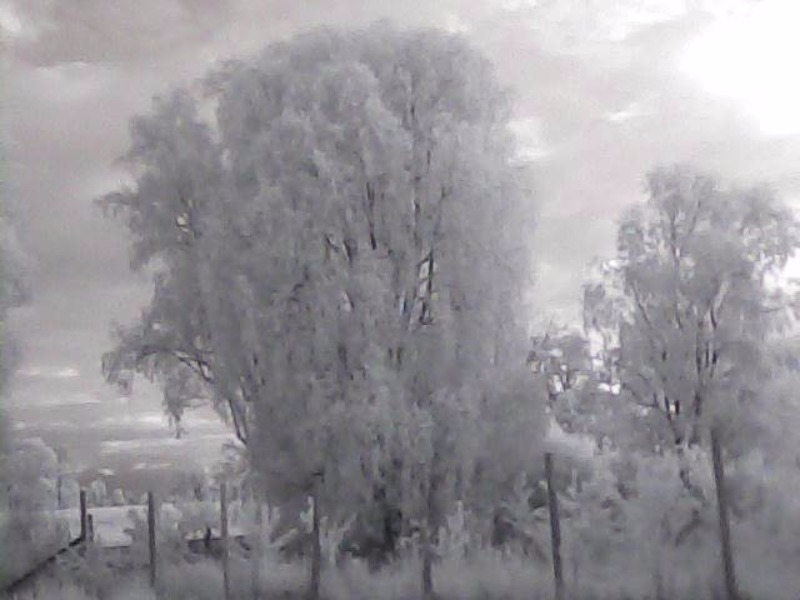
#> input picture ImagenesIR/planta21.jpg, 800 x 600 px
$ python NDVI.py   (Python 2 division)
#> lines starting #> are read from the running program, lines starting #| are printed output that depends on the picture; long printed decimals are rounded
import time
import numpy as np
from matplotlib import pyplot as plt

import cv2


def disp_multiple(im1=None, im2=None, im3=None, im4=None):
    """
    Combines four images for display.
    """
    height, width = im1.shape

    combined = np.zeros((2 * height, 2 * width, 3), dtype=np.uint8)

    combined[0:height, 0:width, :] = cv2.cvtColor(im1, cv2.COLOR_GRAY2RGB)
    combined[height:, 0:width, :] = cv2.cvtColor(im2, cv2.COLOR_GRAY2RGB)
    combined[0:height, width:, :] = cv2.cvtColor(im3, cv2.COLOR_GRAY2RGB)
    combined[height:, width:, :] = cv2.cvtColor(im4, cv2.COLOR_GRAY2RGB)

    return combined


def label(image, text):
    """
    Labels the given image with the given text
    """
    return cv2.putText(image, text, (0, 50), cv2.FONT_HERSHEY_SIMPLEX, 2, 255)


def contrast_stretch(im):
    """
    Performs a simple contrast stretch of the given image, from 5-95%.
    """
    in_min = np.percentile(im, 5)
    print in_min
    in_max = np.percentile(im, 95)
    print in_max
    out_min = 0.0
    out_max = 255.0

    out = im - in_min
    out *= ((out_min - out_max) / (in_min - in_max))
    out += in_min

    return out


def run():

    imgOriginal = cv2.imread('ImagenesIR/planta21.jpg')            # read next frame
#> imgOriginal is the input picture: shape (600, 800, 3); mean B, G, R 153.9, 149, 151.7
    b, g, r = cv2.split(imgOriginal)

    # Calculate the NDVI

    # Bottom of fraction
    bottom = (r.astype(float) + b)
    bottom[bottom == 0] = 0.01  # Make sure we don't divide by zero!

    ndvi = (r - b) / bottom
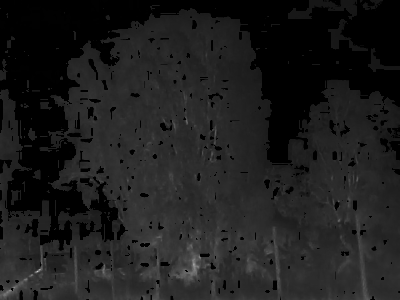
#> ndvi: shape (600, 800) float64 (shown at 1/2 size); min 0, max 5.84, mean 0.682; drawn with min black and max white
   # print ndvi
    columnacero=0
    filacero=0
    rows, cols = ndvi.shape
   # print rows
   # print cols
    #print ndvi[2,3]
    drawing = np.zeros(ndvi.shape,np.uint8)
    for i in range(rows):
        for j in range(cols):
            if (ndvi[i,j]<=0):
                drawing[i,j]=ndvi[i,j]
#> drawing: shape (600, 800); every value is 0
               # [5 lines of commented-out code are left out]
    ndvi = contrast_stretch(ndvi)
#> in contrast_stretch, `in_min = np.percentile(im, 5)`: in_min = 0.00213
#| 0.002132
#> in contrast_stretch, `in_max = np.percentile(im, 95)`: in_max = 1.3
#| 1.299
    ndvi = ndvi.astype(np.uint8) #unsigned integer
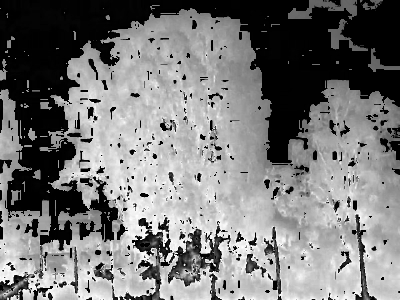
#> ndvi: shape (600, 800) (shown at 1/2 size); min 0, max 255, mean 120.7

    # Do the labelling
    label(b, 'Blue')
    label(g, 'Green')
    label(r, 'NIR')
    label(ndvi, 'NDVI')

    # Combine ready for display
    combined = disp_multiple(b, g, r, ndvi)
#> in disp_multiple, `combined[0:height, 0:width, :] = cv2.cvtColor(im1, cv2.COLOR_GRAY2RGB)`:
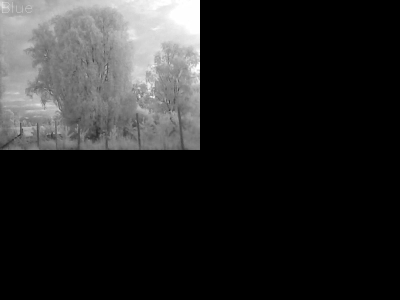
#> combined: shape (1200, 1600, 3) (shown at 1/4 size); min 0, max 255, mean 38.5
#> in disp_multiple, `combined[height:, 0:width, :] = cv2.cvtColor(im2, cv2.COLOR_GRAY2RGB)`:
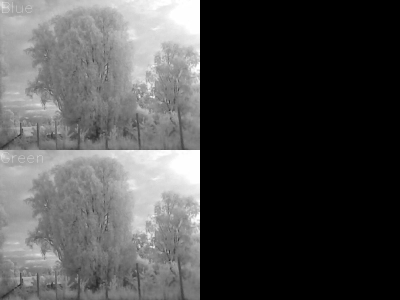
#> combined: shape (1200, 1600, 3) (shown at 1/4 size); min 0, max 255, mean 75.8
#> in disp_multiple, `combined[0:height, width:, :] = cv2.cvtColor(im3, cv2.COLOR_GRAY2RGB)`:
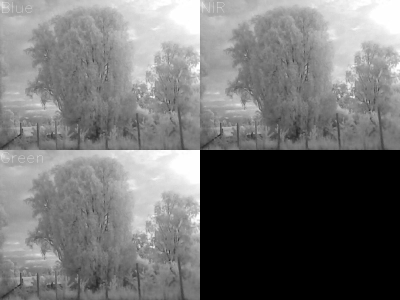
#> combined: shape (1200, 1600, 3) (shown at 1/4 size); min 0, max 255, mean 113.7
#> in disp_multiple, `combined[height:, width:, :] = cv2.cvtColor(im4, cv2.COLOR_GRAY2RGB)`:
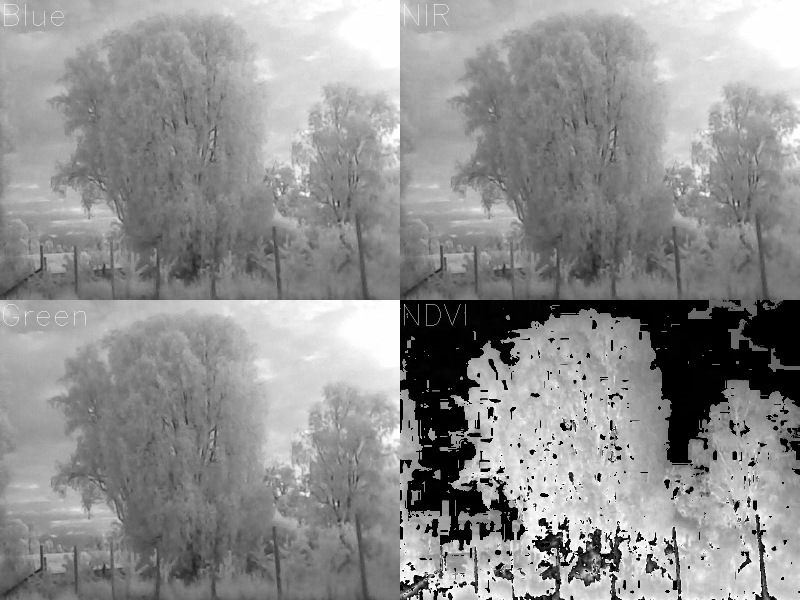
#> combined: shape (1200, 1600, 3) (shown at 1/2 size); min 0, max 255, mean 143.9


    # Display

    cv2.imwrite('resultado.jpg',combined)
    cv2.namedWindow("Result", cv2.WINDOW_NORMAL)
    cv2.imshow('Result',combined)
    #cv2.imshow('IMGZeros',drawing)
    # stream.truncate(0)

    # If we press ESC then break out of the loop
    c = cv2.waitKey(7) % 0x100
#> (key Esc is pressed here)
    cv2.waitKey(0)
    cv2.destroyAllWindows()

# Important cleanup here!


if __name__ == '__main__':
    run()

$ run again, with ImagenesIR/planta1.jpg copied over ImagenesIR/planta21.jpg
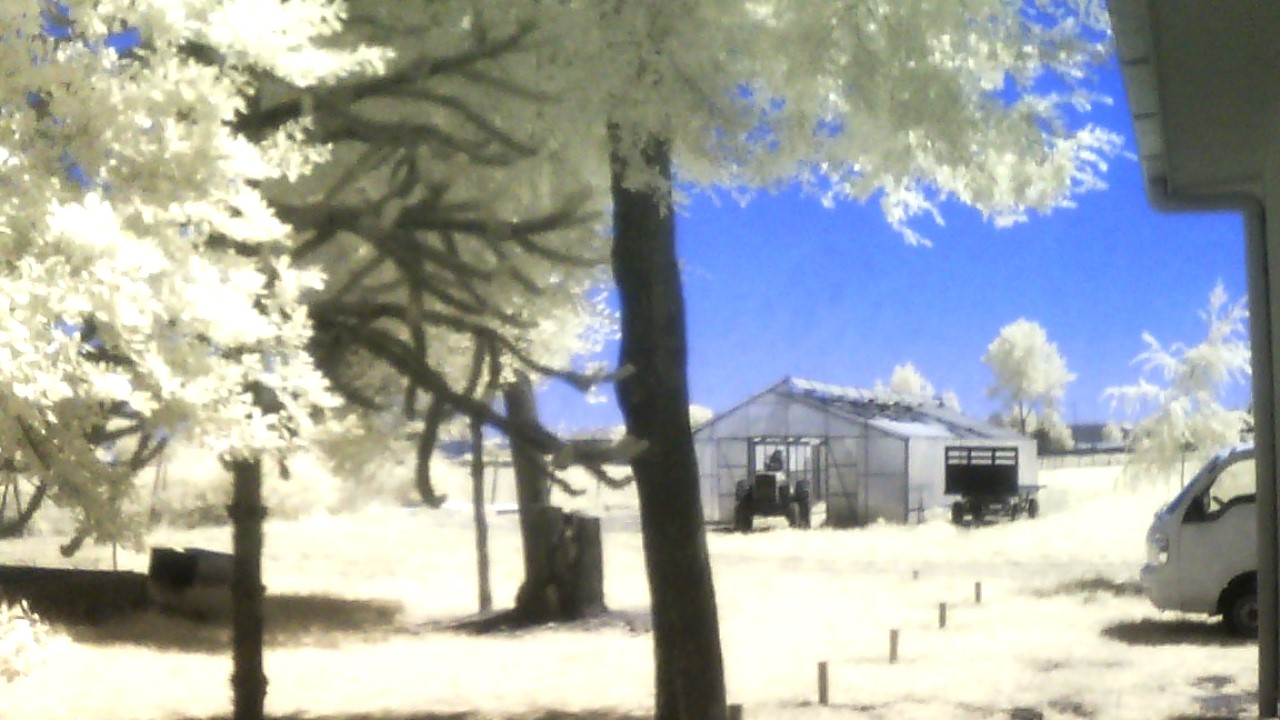
#> input picture ImagenesIR/planta1.jpg, 1280 x 720 px
#> in run, imgOriginal is the input picture: shape (720, 1280, 3); mean B, G, R 163.4, 166.7, 161.5
#> in run, `ndvi = (r - b) / bottom`:
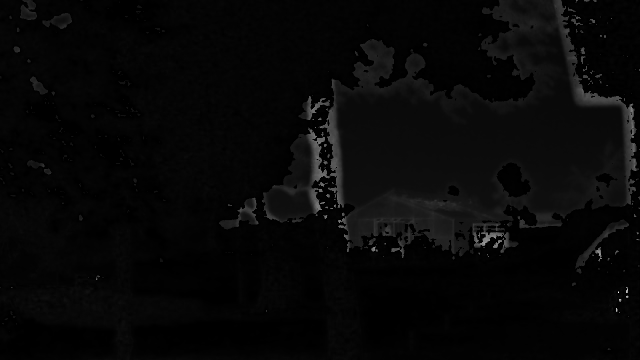
#> ndvi: shape (720, 1280) float64 (shown at 1/2 size); min 0, max 6.89, mean 0.205; drawn with min black and max white
#> in_min = 0.0146
#| 0.01456
#> in_max = 0.735
#| 0.7354
#> in disp_multiple, `combined[height:, width:, :] = cv2.cvtColor(im4, cv2.COLOR_GRAY2RGB)`:
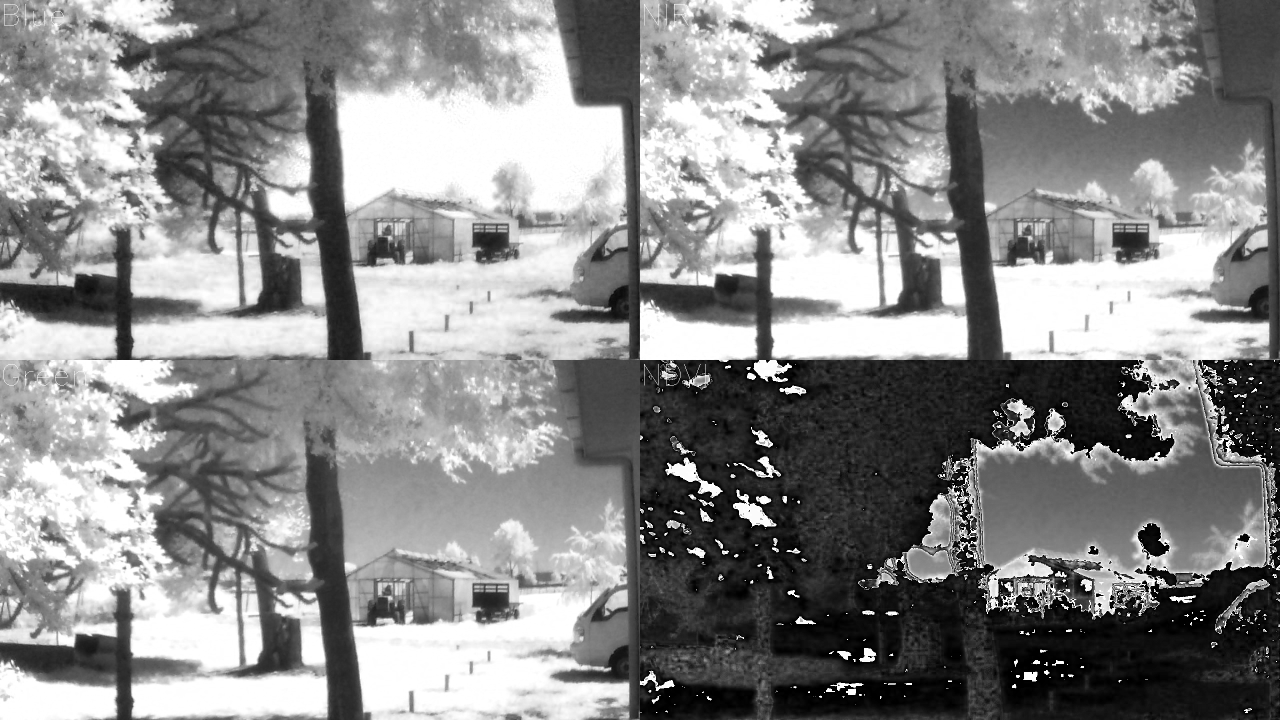
#> combined: shape (1440, 2560, 3) (shown at 1/2 size); min 0, max 255, mean 137.4

$ run again, with ImagenesIR/planta10.jpg copied over ImagenesIR/planta21.jpg
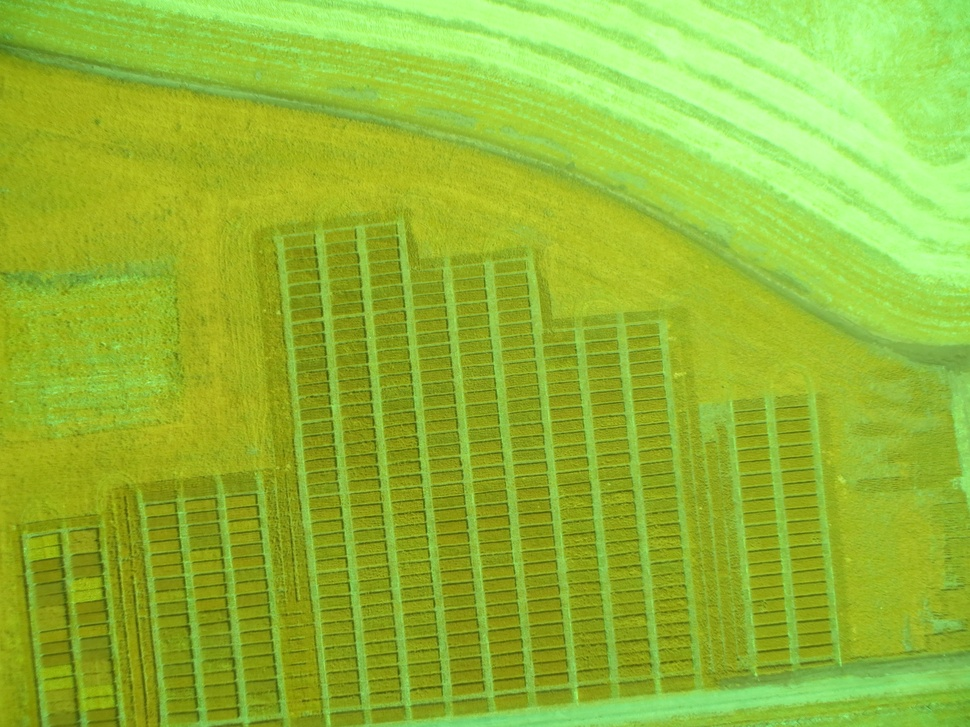
#> input picture ImagenesIR/planta10.jpg, 970 x 727 px, shrunk from 4000 x 3000 before the run
#> in run, imgOriginal is the input picture: shape (727, 970, 3); mean B, G, R 51.8, 184.8, 147.2
#> in run, `ndvi = (r - b) / bottom`:
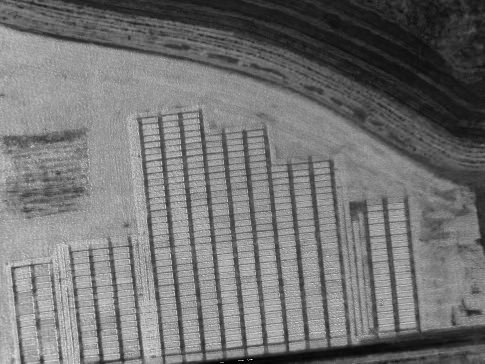
#> ndvi: shape (727, 970) float64 (shown at 1/2 size); min 0, max 1.17, mean 0.531; drawn with min black and max white
#> in_min = 0.127
#| 0.1273
#> in_max = 0.833
#| 0.8333
#> in disp_multiple, `combined[height:, width:, :] = cv2.cvtColor(im4, cv2.COLOR_GRAY2RGB)`:
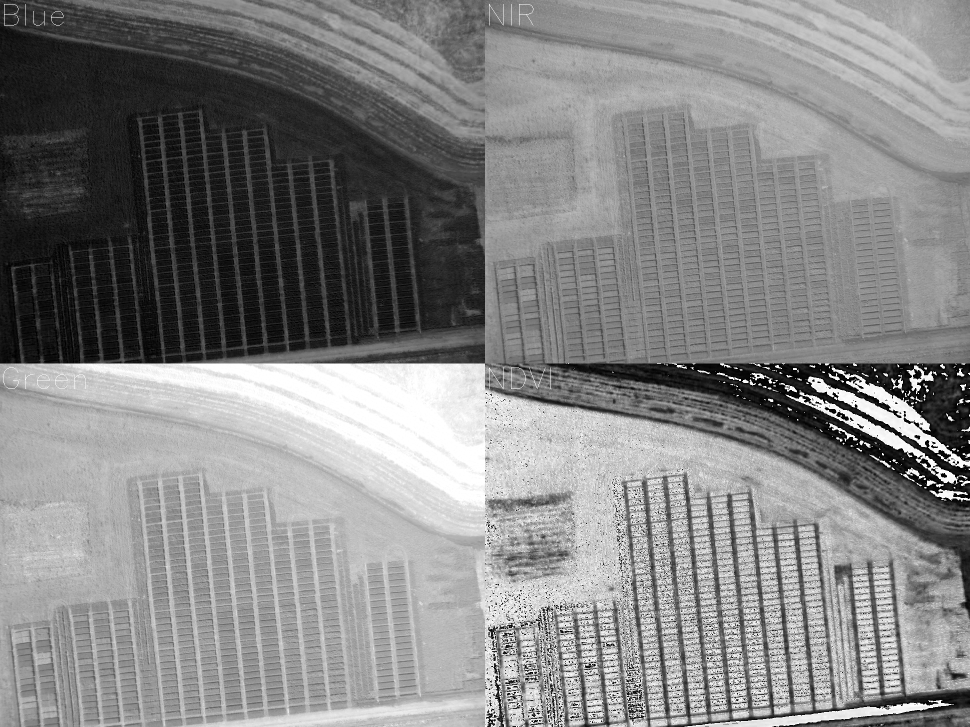
#> combined: shape (1454, 1940, 3) (shown at 1/2 size); min 0, max 255, mean 132.3
